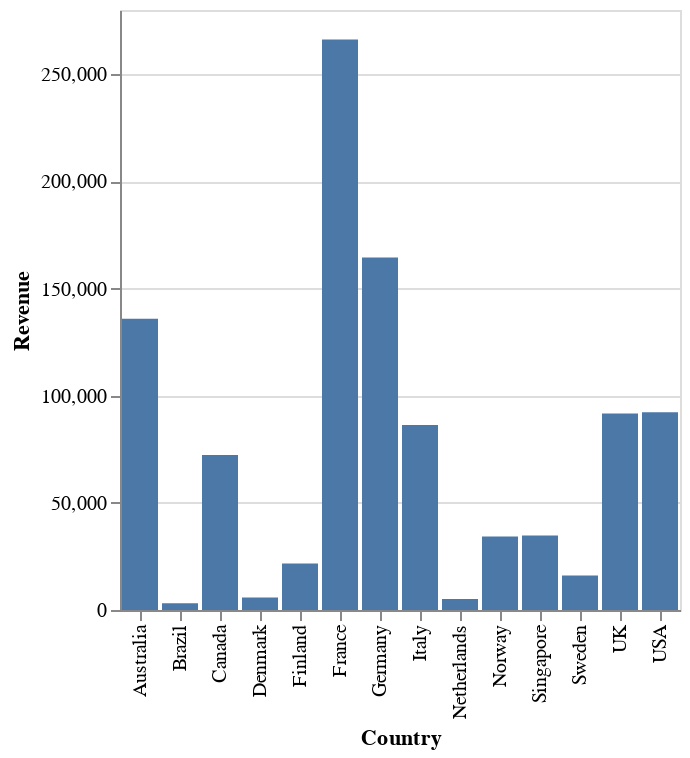

Notebook cell for this chart:
### Code cell
RevenueSupplierCountry |> @vlplot(:bar, x=:Country, y=:Revenue)

### Figure 1 — Vega-Lite specification as saved in the notebook (floating-point values rounded to 4 significant figures)
{"data": {"values": [{"Country": "France", "Revenue": 266200.0}, {"Country": "Germany", "Revenue": 164400.0}, {"Country": "Australia", "Revenue": 136000.0}, {"Country": "USA", "Revenue": 92290.0}, {"Country": "UK", "Revenue": 91730.0}, {"Country": "Italy", "Revenue": 86384}, {"Country": "Canada", "Revenue": 72280.0}, {"Country": "Singapore", "Revenue": 34730.0}, {"Country": "Norway", "Revenue": 34278}, {"Country": "Finland", "Revenue": 21730.0}, {"Country": "Sweden", "Revenue": 16056}, {"Country": "Denmark", "Revenue": 5790}, {"Country": "Netherlands", "Revenue": 5153}, {"Country": "Brazil", "Revenue": 3132}]}, "encoding": {"x": {"field": "Country", "type": "nominal"}, "y": {"field": "Revenue", "type": "quantitative"}}, "mark": "bar"}
